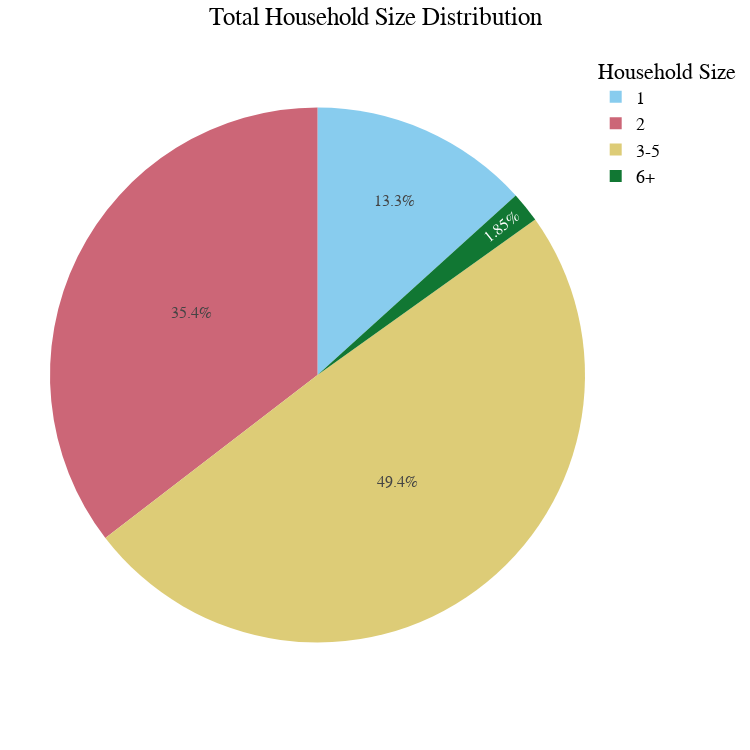

Notebook code for this chart:
### Code cell
# Convert relevant columns to numeric, forcing errors to NaN (non-numeric values will be replaced with NaN)
df['Adults'] = pd.to_numeric(df['8. How many people  / family members live in your household? (for safety related questions) [Adults (18 and older)]'], errors='coerce')
df['Kids'] = pd.to_numeric(df['8. How many people  / family members live in your household? (for safety related questions) [Kids (6-17)]'], errors='coerce')
df['Toddlers'] = pd.to_numeric(df['8. How many people  / family members live in your household? (for safety related questions) [Toddlers (1-5)]'], errors='coerce')
df['Infants'] = pd.to_numeric(df['8. How many people  / family members live in your household? (for safety related questions) [Infants (younger than 1)]'], errors='coerce')

# Replace NaN values with 0
df.fillna(0, inplace=True)

# Calculate the total number of people per household
df['Total Household Size'] = df[['Adults', 'Kids', 'Toddlers', 'Infants']].sum(axis=1)

# Define custom order for household sizes
household_order = ['1', '2', '3-5', '6+']

# Bin the total household size into categories
bins = [0, 1, 2, 5, float('inf')]  # Define bins for grouping
labels = ['1', '2', '3-5', '6+']  # Corresponding labels
df['Household Size Category'] = pd.cut(df['Total Household Size'], bins=bins, labels=labels, right=True)

# Count occurrences in each household size category
household_size_counts = df['Household Size Category'].value_counts()

# Convert to a DataFrame for sorting
df_household = pd.DataFrame({'Household Size': household_size_counts.index, 'Count': household_size_counts.values})

# Ensure all categories in the custom order are included, even with 0 count
for size in household_order:
    if size not in df_household['Household Size'].values:
        df_household = pd.concat([df_household, pd.DataFrame({'Household Size': [size], 'Count': [0]})])

# Sort by custom order
df_household['Household Size'] = pd.Categorical(df_household['Household Size'], categories=household_order, ordered=True)
df_household = df_household.sort_values('Household Size')

# Create the pie chart
fig = px.pie(
    df_household,
    names='Household Size',
    values='Count',
    title='Total Household Size Distribution',
    color_discrete_sequence=px.colors.qualitative.Safe,
    width=750,
    height=750
)

# Customize layout
fig.update_layout(
    title_text='Total Household Size Distribution',
    title_x=0.5,
    font=dict(
        family="Arial, sans-serif",
        size=18,
        color="black"
    ),
    legend_title_text='Household Size',
    margin=dict(t=50, b=50, l=50, r=50)
)

fig.update_traces(
    hoverinfo='label+percent',
    textinfo='percent',
    textfont_size=16,
    sort=False
)

# Show the plot
fig.show()

# Print total number of responses
total_responses = len(df)
print(f"Total number of responses: {total_responses}")

### Figure 1 — Plotly figure (JSON) as saved in the notebook; plotly's stock layout.template omitted (floating-point values rounded to 4 significant figures)
{"data": [{"domain": {"x": [0, 1], "y": [0, 1]}, "hoverinfo": "label+percent", "hovertemplate": "Household Size=%{label}<br>Count=%{value}<extra></extra>", "labels": ["1", "2", "3-5", "6+"], "legendgroup": "", "name": "", "showlegend": true, "sort": false, "textfont": {"size": 16}, "textinfo": "percent", "type": "pie", "values": [36, 96, 134, 5]}], "layout": {"font": {"color": "black", "family": "Arial, sans-serif", "size": 18}, "height": 750, "legend": {"title": {"text": "Household Size"}, "tracegroupgap": 0}, "margin": {"b": 50, "l": 50, "r": 50, "t": 50}, "piecolorway": ["rgb(136, 204, 238)", "rgb(204, 102, 119)", "rgb(221, 204, 119)", "rgb(17, 119, 51)", "rgb(51, 34, 136)", "rgb(170, 68, 153)", "rgb(68, 170, 153)", "rgb(153, 153, 51)", "rgb(136, 34, 85)", "rgb(102, 17, 0)", "rgb(136, 136, 136)"], "title": {"text": "Total Household Size Distribution", "x": 0.5}, "width": 750}}
